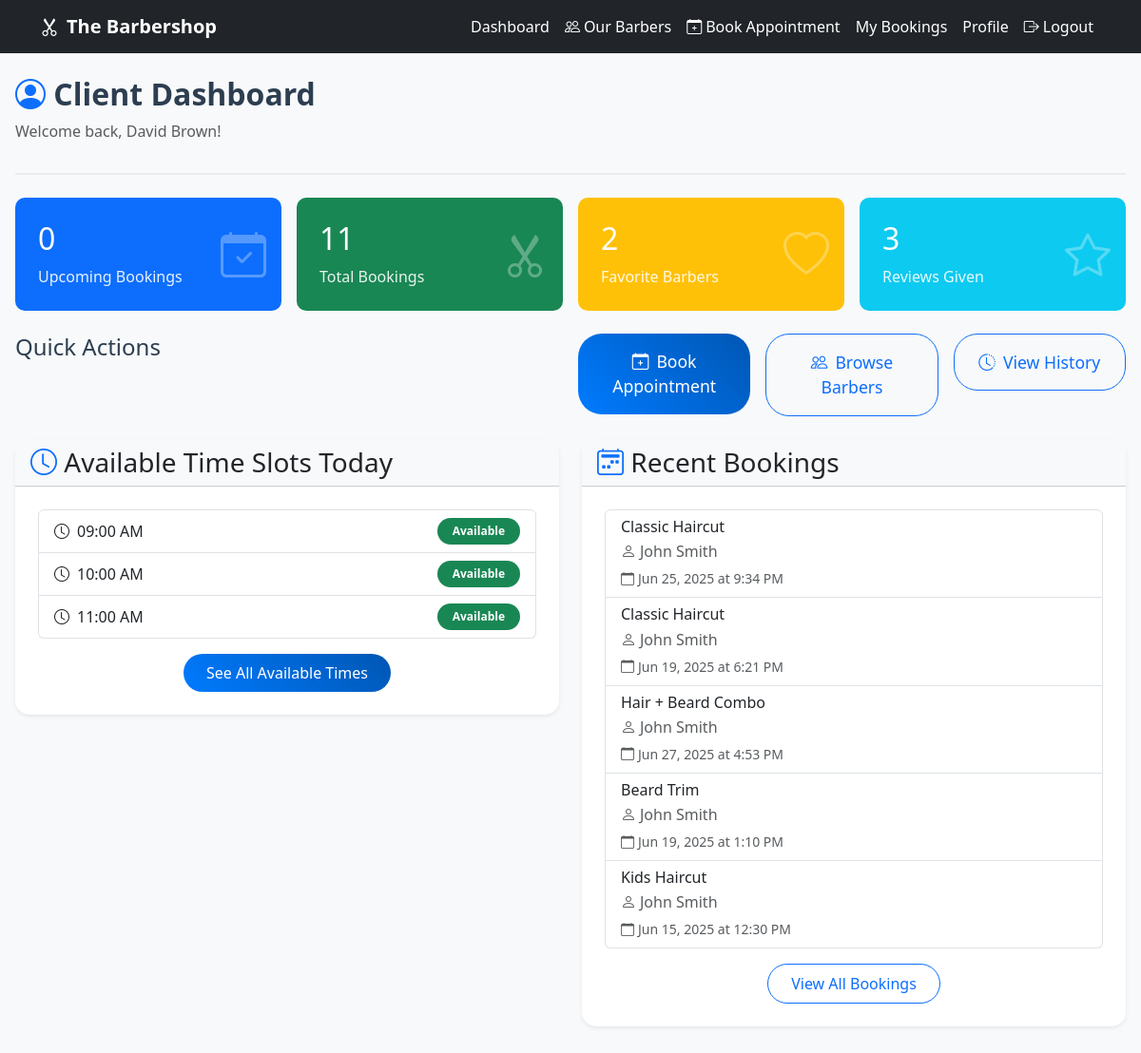
Page /accounts/dashboard/ (signed in) on the committed database.
### accounts/models.py (models this page shows, shortened)
class User(AbstractUser):
    is_barber = models.BooleanField(default=False)
    is_admin = models.BooleanField(default=False)
    phone = models.CharField(max_length=15, blank=True)
    address = models.TextField(blank=True)
    class Meta:
        db_table = 'auth_user'

### bookings/models.py (models this page shows, shortened)
class Booking(models.Model):
    STATUS_CHOICES = [
        ('pending', 'Pending'),
        ('approved', 'Approved'),
        ('rejected', 'Rejected'),
        ('completed', 'Completed'),
        ('cancelled', 'Cancelled'),
    ]
    client = models.ForeignKey(
        settings.AUTH_USER_MODEL,  # Changed from 'auth.User'
        on_delete=models.CASCADE,
        related_name='bookings'
    )
    barber = models.ForeignKey(Barber, on_delete=models.CASCADE)
    service = models.ForeignKey(Service, on_delete=models.CASCADE)
    date = models.DateField()
    time = models.TimeField()
    status = models.CharField(max_length=20, choices=STATUS_CHOICES, default='pending')
    notes = models.TextField(blank=True)
    rejection_reason = models.TextField(blank=True)
    created_at = models.DateTimeField(auto_now_add=True)
    updated_at = models.DateTimeField(auto_now=True)
    class Meta:
        ordering = ['date', 'time']
        unique_together = ('barber', 'date', 'time')

class Service(models.Model):
    name = models.CharField(max_length=100)
    description = models.TextField(blank=True)
    duration_minutes = models.IntegerField(default=30)
    price = models.DecimalField(max_digits=6, decimal_places=2)
    active = models.BooleanField(default=True)

### barbers/models.py (models this page shows, shortened)
class Barber(models.Model):
    user = models.OneToOneField(
        settings.AUTH_USER_MODEL,
        on_delete=models.CASCADE,
        related_name='barber_profile'
    )
    bio = models.TextField(blank=True)
    experience_years = models.IntegerField(default=0)
    specialties = models.CharField(max_length=200, blank=True)
    hourly_rate = models.DecimalField(max_digits=6, decimal_places=2, default=25.00)
    photo = models.ImageField(upload_to='barber_photos/', blank=True)
    available = models.BooleanField(default=True)
    created_at = models.DateTimeField(auto_now_add=True)
    updated_at = models.DateTimeField(auto_now=True)

### accounts/views.py (the view, shortened to what this page needs)
# urls.py: path('dashboard/', views.dashboard, name='dashboard'),
@login_required
def dashboard(request):
    user = request.user
    print(f"Dashboard accessed by: {user.username}")
    print(f"Is superuser: {user.is_superuser}")
    print(f"Is admin: {getattr(user, 'is_admin', False)}")
    print(f"Is barber: {getattr(user, 'is_barber', False)}")
    if user.is_superuser or getattr(user, 'is_admin', False):
        print("Rendering ADMIN dashboard")
        context = {
            'total_clients': User.objects.filter(
                is_barber=False,
                is_admin=False,
                is_superuser=False
            ).count(),
            'total_barbers': Barber.objects.count(),
            'total_bookings': Booking.objects.count(),
            'total_revenue': Booking.objects.filter(status='completed').aggregate(
                total=Sum('service__price'))['total'] or 0,
            'recent_bookings': Booking.objects.select_related(
                'client', 'barber__user', 'service'
            ).order_by('-created_at')[:10],
            'top_barbers': Barber.objects.annotate(
                total_bookings=Count('booking'),
                total_revenue=Sum('booking__service__price',
                    filter=Q(booking__status='completed'))
            ).order_by('-total_revenue')[:5],
            'popular_services': Service.objects.annotate(
                booking_count=Count('booking')
            ).order_by('-booking_count')[:5],
        }
        return render(request, 'accounts/admin_dashboard.html', context)
    else:
        print("Rendering CLIENT dashboard")
        context = {
            'upcoming_bookings': Booking.objects.filter(
                client=user,
                date__gte=timezone.now().date(),
                status__in=['pending', 'approved']
            ).select_related('barber__user', 'service').order_by('date', 'time')[:5],
            'total_bookings': Booking.objects.filter(client=user).count(),
            'favorite_barbers': FavoriteBarber.objects.filter(
                client=user
            ).select_related('barber__user').count(),
            'reviews_given': Review.objects.filter(client=user).count(),
            'available_slots': get_available_slots_today(),
            'recent_bookings': Booking.objects.filter(
                client=user
            ).select_related('barber__user', 'service').order_by('-created_at')[:5],
        }
        return render(request, 'accounts/client_dashboard.html', context)

### accounts/views.py (called while the page is built)
def get_available_slots_today():
    today = timezone.now().date()
    current_time = timezone.now().time()
    time_slots = []
    for hour in range(9, 18):
        slot_time = time(hour, 0)
        if today == timezone.now().date() and slot_time <= current_time:
            continue
        barbers_available = Barber.objects.filter(
            available=True
        ).exclude(
            booking__date=today,
            booking__time=slot_time,
            booking__status__in=['approved', 'pending']
        ).exists()
        if barbers_available:
            time_slots.append({
                'time': slot_time,
                'formatted': slot_time.strftime('%I:%M %p')
            })
    return time_slots[:3]  # Return first 3 available slots

### templates/accounts/client_dashboard.html (shortened to what this page needs)
{% extends 'base.html' %}
{% load static %}
{% block content %}
<div class="dashboard-header mb-4">
    <h1 class="dashboard-title">
        <i class="bi bi-person-circle text-primary"></i> Client Dashboard
    </h1>
    <p class="text-muted">Welcome back, {{ user.get_full_name|default:user.username }}!</p>
</div>
<div class="row g-3 mb-4">
    <div class="col-md-3">
        <div class="stat-card bg-primary">
            <div class="stat-content">
                <h3>{{ upcoming_bookings|length }}</h3>
                <p>Upcoming Bookings</p>
                <i class="bi bi-calendar-check stat-icon"></i>
            </div>
        </div>
    </div>
    <div class="col-md-3">
        <div class="stat-card bg-success">
            <div class="stat-content">
                <h3>{{ total_bookings }}</h3>
                <p>Total Bookings</p>
                <i class="bi bi-scissors stat-icon"></i>
            </div>
        </div>
    </div>
    <div class="col-md-3">
        <div class="stat-card bg-warning">
            <div class="stat-content">
                <h3>{{ favorite_barbers }}</h3>
                <p>Favorite Barbers</p>
                <i class="bi bi-heart stat-icon"></i>
            </div>
        </div>
    </div>
    <div class="col-md-3">
        <div class="stat-card bg-info">
            <div class="stat-content">
                <h3>{{ reviews_given }}</h3>
                <p>Reviews Given</p>
                <i class="bi bi-star stat-icon"></i>
            </div>
        </div>
    </div>
</div>
<div class="quick-actions mb-4">
    <h2 class="section-title">Quick Actions</h2>
    <div class="row g-3">
        <div class="col-md-4">
            <a href="{% url 'bookings:book' %}" class="btn btn-primary btn-lg w-100">
                <i class="bi bi-calendar-plus me-2"></i>Book Appointment
            </a>
        </div>
        <div class="col-md-4">
            <a href="{% url 'barbers:list' %}" class="btn btn-outline-primary btn-lg w-100">
                <i class="bi bi-people me-2"></i>Browse Barbers
            </a>
        </div>
        <div class="col-md-4">
            <a href="{% url 'bookings:history' %}" class="btn btn-outline-primary btn-lg w-100">
                <i class="bi bi-clock-history me-2"></i>View History
            </a>
        </div>
    </div>
</div>
<div class="row">
    <div class="col-md-6 mb-4">
        <div class="card shadow-sm">
            <div class="card-header bg-light">
                <h3 class="card-title mb-0">
                    <i class="bi bi-clock text-primary"></i> Available Time Slots Today
                </h3>
            </div>
            <div class="card-body">
                {% if available_slots %}
                    <div class="list-group">
                        {% for slot in available_slots %}
                            <a href="{% url 'bookings:book' %}" class="list-group-item list-group-item-action">
                                <div class="d-flex justify-content-between align-items-center">
                                    <span>
                                        <i class="bi bi-clock me-2"></i>{{ slot.formatted }}
                                    </span>
                                    <span class="badge bg-success">Available</span>
                                </div>
                            </a>
                        {% endfor %}
                    </div>
                    <div class="text-center mt-3">
                        <a href="{% url 'bookings:book' %}" class="btn btn-primary">
                            See All Available Times
                        </a>
                    </div>
                {% endif %}
            </div>
        </div>
    </div>
    <div class="col-md-6 mb-4">
        <div class="card shadow-sm">
            <div class="card-header bg-light">
                <h3 class="card-title mb-0">
                    <i class="bi bi-calendar2-week text-primary"></i> Recent Bookings
                </h3>
            </div>
            <div class="card-body">
                {% if recent_bookings %}
                    <div class="list-group">
                        {% for booking in recent_bookings %}
                            <a href="{% url 'bookings:detail' booking.id %}" class="list-group-item list-group-item-action">
                                <div class="d-flex justify-content-between align-items-start">
                                    <div>
                                        <h6 class="mb-1">{{ booking.service.name }}</h6>
                                        <p class="mb-1 text-muted">
                                            <i class="bi bi-person me-1"></i>{{ booking.barber.user.get_full_name }}
                                        </p>
                                        <small class="text-muted">
                                            <i class="bi bi-calendar me-1"></i>{{ booking.date|date:"M d, Y" }} at {{ booking.time|time:"g:i A" }}
                                        </small>
                                    </div>
                                    <span class="badge bg-{{ booking.status|default:'secondary' }}">
                                    </span>
                                </div>
                            </a>
                        {% endfor %}
                    </div>
                    <div class="text-center mt-3">
                        <a href="{% url 'bookings:history' %}" class="btn btn-outline-primary">
                            View All Bookings
                        </a>
                    </div>
                {% endif %}
            </div>
        </div>
    </div>
</div>
{% endblock %}

### static/css/style.css (style rules this page uses)
:root { --primary-color: #212529; --secondary-color: #6c757d; --accent-color: #ffc107; --text-color: #333; --bg-color: #f8f9fa; --border-color: #dee2e6; --success-color: #28a745; --warning-color: #ffc107; --danger-color: #dc3545; --info-color: #17a2b8; }
body { font-family: 'Segoe UI', Tahoma, Geneva, Verdana, sans-serif; background-color: var(--bg-color); color: var(--text-color); padding-bottom: 80px; }
.card { border: none; border-radius: 15px; box-shadow: 0 4px 6px rgba(0, 0, 0, 0.1); transition: transform 0.3s ease, box-shadow 0.3s ease; margin-bottom: 1.5rem; }
.card-body { padding: 1.5rem; }
.btn { border-radius: 25px; padding: 0.5rem 1.5rem; font-weight: 500; transition: all 0.3s ease; }
.btn-primary { background: linear-gradient(45deg, #007bff, #0056b3); border: none; }
.badge { font-size: 0.75rem; padding: 0.5rem 0.75rem; border-radius: 20px; }
.quick-actions { display: grid; grid-template-columns: repeat(auto-fit, minmax(200px, 1fr)); gap: 1rem; margin-bottom: 2rem; }

### templates/accounts/client_dashboard.html (style rules this page uses)
.dashboard-header { border-bottom: 2px solid #e9ecef; padding-bottom: 1rem; }
.dashboard-title { font-size: 2rem; font-weight: 600; color: #2c3e50; }
.stat-card { border-radius: 10px; padding: 1.5rem; color: white; position: relative; overflow: hidden; transition: transform 0.3s ease; }
.stat-content h3 { font-size: 2rem; margin-bottom: 0.5rem; }
.stat-content p { margin: 0; opacity: 0.9; }
.stat-icon { position: absolute; right: 1rem; top: 50%; transform: translateY(-50%); font-size: 3rem; opacity: 0.3; }
.section-title { font-size: 1.5rem; margin-bottom: 1rem; color: #2c3e50; }
.quick-actions .btn { padding: 1rem; font-size: 1.1rem; }
.badge { padding: 0.5rem 1rem; }

### rows in the picture
Booking: service.name "Classic Haircut", barber.user.get_full_name "John Smith", date "Jun 25, 2025", time "9:34 PM"
Booking: service.name "Classic Haircut", barber.user.get_full_name "John Smith", date "Jun 19, 2025", time "6:21 PM"
Booking: service.name "Hair + Beard Combo", barber.user.get_full_name "John Smith", date "Jun 27, 2025", time "4:53 PM"
Booking: service.name "Beard Trim", barber.user.get_full_name "John Smith", date "Jun 19, 2025", time "1:10 PM"
Booking: service.name "Kids Haircut", barber.user.get_full_name "John Smith", date "Jun 15, 2025", time "12:30 PM"

### other values in the picture
{{ user.get_full_name|default:user.username }} "David Brown"
{{ upcoming_bookings|length }} "0"
{{ total_bookings }} "11"
{{ favorite_barbers }} "2"
{{ reviews_given }} "3"
{{ slot.formatted }} "09:00 AM" "10:00 AM" "11:00 AM"
